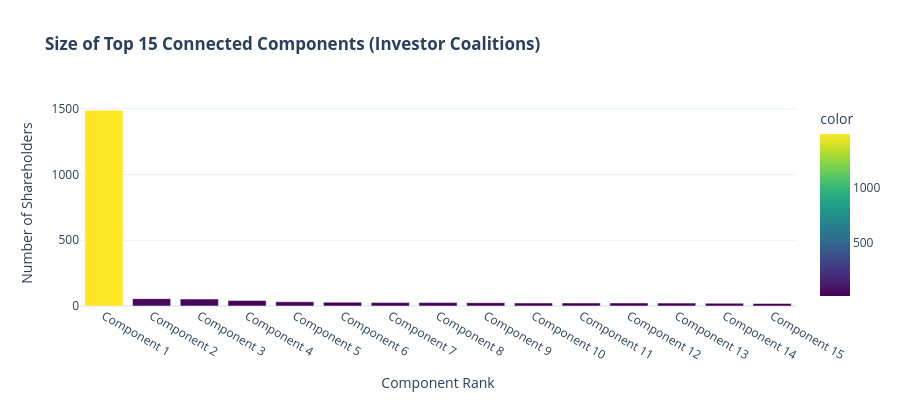

The notebook cell this image was saved under:
### Markdown cell above
## 7. Connected Components & Giant Component Analysis

The stakeholder graph decomposes into:
1. **Isolated Shareholders**: Investors who are the sole qualifying ($\ge 5\%$) shareholder in their portfolio company.
2. **The Giant Component**: A massive interconnected web of institutional investors, pension funds, state entities, and major corporations connected across publicly traded firms.
3. **Peripheral Components**: Independent family groups, isolated joint ventures, and specialized partnerships that co-own a single isolated enterprise.

### Code cell
connected_nodes = [n for n in G_newman.nodes() if G_newman.degree(n) > 0]
isolated_nodes = [n for n in G_newman.nodes() if G_newman.degree(n) == 0]

G_conn = G_newman.subgraph(connected_nodes).copy()
components = sorted(list(nx.connected_components(G_conn)), key=len, reverse=True)

comp_sizes = [len(c) for c in components]

print(f"Isolated shareholders (sole qualifying owner): {len(isolated_nodes):,}")
print(f"Interconnected shareholders (>= 1 co-investor): {len(connected_nodes):,}")
print(f"Total Connected Components:                     {len(components):,}")
print(f"Giant Component Size:                           {len(components[0]):,} shareholders ({len(components[0])/len(shareholder_nodes):.1%} of all qualifying shareholders)")
print(f"Top 5 component sizes:                          {comp_sizes[:5]}")

# Plotly component size distribution
fig_comp = px.bar(
    x=[f"Component {i+1}" for i in range(min(15, len(components)))],
    y=comp_sizes[:15],
    labels={'x': 'Component Rank', 'y': 'Number of Shareholders'},
    title="<b>Size of Top 15 Connected Components (Investor Coalitions)</b>",
    color=comp_sizes[:15],
    color_continuous_scale="Viridis",
    template="plotly_white"
)
fig_comp.update_layout(showlegend=False, height=400)
fig_comp.show()

### Figure 1 — Plotly figure (JSON) as saved in the notebook; plotly's stock layout.template omitted (floating-point values rounded to 4 significant figures)
{"data": [{"hovertemplate": "Component Rank=%{x}<br>Number of Shareholders=%{y}<br>color=%{marker.color}<extra></extra>", "legendgroup": "", "marker": {"color": [1489, 56, 53, 42, 32, 29, 26, 26, 25, 23, 23, 23, 22, 21, 19], "coloraxis": "coloraxis", "pattern": {"shape": ""}}, "name": "", "orientation": "v", "showlegend": false, "textposition": "auto", "type": "bar", "x": ["Component 1", "Component 2", "Component 3", "Component 4", "Component 5", "Component 6", "Component 7", "Component 8", "Component 9", "Component 10", "Component 11", "Component 12", "Component 13", "Component 14", "Component 15"], "xaxis": "x", "y": [1489, 56, 53, 42, 32, 29, 26, 26, 25, 23, 23, 23, 22, 21, 19], "yaxis": "y"}], "layout": {"barmode": "relative", "coloraxis": {"autocolorscale": false, "colorbar": {"title": {"text": "color"}}, "colorscale": [[0, "#440154"], [0.1111, "#482878"], [0.2222, "#3e4989"], [0.3333, "#31688e"], [0.4444, "#26828e"], [0.5556, "#1f9e89"], [0.6667, "#35b779"], [0.7778, "#6ece58"], [0.8889, "#b5de2b"], [1, "#fde725"]]}, "height": 400, "legend": {"tracegroupgap": 0}, "showlegend": false, "title": {"text": "<b>Size of Top 15 Connected Components (Investor Coalitions)</b>"}, "xaxis": {"anchor": "y", "domain": [0, 1], "title": {"text": "Component Rank"}}, "yaxis": {"anchor": "x", "domain": [0, 1], "title": {"text": "Number of Shareholders"}}}}
